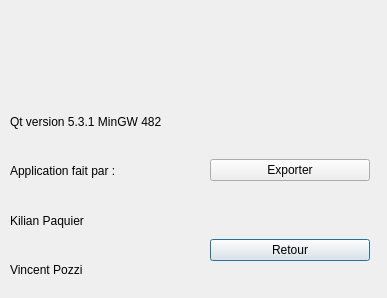
<?xml version="1.0" encoding="UTF-8"?>
<ui version="4.0">
 <class>AProposWindow</class>
 <widget class="QDialog" name="AProposWindow">
  <property name="geometry">
   <rect>
    <x>0</x>
    <y>0</y>
    <width>387</width>
    <height>298</height>
   </rect>
  </property>
  <property name="windowTitle">
   <string>A Propos de DoctoPatients</string>
  </property>
  <widget class="QWidget" name="horizontalLayoutWidget">
   <property name="geometry">
    <rect>
     <x>210</x>
     <y>210</y>
     <width>160</width>
     <height>80</height>
    </rect>
   </property>
   <layout class="QHBoxLayout" name="horizontalLayout">
    <item>
     <widget class="QPushButton" name="btnRetour">
      <property name="text">
       <string>Retour</string>
      </property>
     </widget>
    </item>
   </layout>
  </widget>
  <widget class="QWidget" name="verticalLayoutWidget">
   <property name="geometry">
    <rect>
     <x>10</x>
     <y>10</y>
     <width>229</width>
     <height>81</height>
    </rect>
   </property>
   <layout class="QVBoxLayout" name="verticalLayout">
    <item>
     <widget class="QLabel" name="photo">
      <property name="text">
       <string/>
      </property>
      <property name="pixmap">
       <pixmap resource="../polytech.qrc">:/polytech_tours.gif</pixmap>
      </property>
     </widget>
    </item>
   </layout>
  </widget>
  <widget class="QWidget" name="verticalLayoutWidget_2">
   <property name="geometry">
    <rect>
     <x>10</x>
     <y>100</y>
     <width>201</width>
     <height>191</height>
    </rect>
   </property>
   <layout class="QVBoxLayout" name="verticalLayout_2">
    <item>
     <widget class="QLabel" name="label_2">
      <property name="text">
       <string>Qt version 5.3.1 MinGW 482</string>
      </property>
     </widget>
    </item>
    <item>
     <widget class="QLabel" name="label_3">
      <property name="text">
       <string>Application fait par :</string>
      </property>
     </widget>
    </item>
    <item>
     <widget class="QLabel" name="label_4">
      <property name="text">
       <string>Kilian Paquier</string>
      </property>
     </widget>
    </item>
    <item>
     <widget class="QLabel" name="label_5">
      <property name="text">
       <string>Vincent Pozzi</string>
      </property>
     </widget>
    </item>
   </layout>
  </widget>
  <widget class="QWidget" name="horizontalLayoutWidget_2">
   <property name="geometry">
    <rect>
     <x>210</x>
     <y>130</y>
     <width>160</width>
     <height>80</height>
    </rect>
   </property>
   <layout class="QHBoxLayout" name="horizontalLayout_2">
    <item>
     <widget class="QPushButton" name="btnExporter">
      <property name="text">
       <string>Exporter</string>
      </property>
     </widget>
    </item>
   </layout>
  </widget>
 </widget>
 <resources>
  <include location="../polytech.qrc"/>
 </resources>
 <connections/>
</ui>
